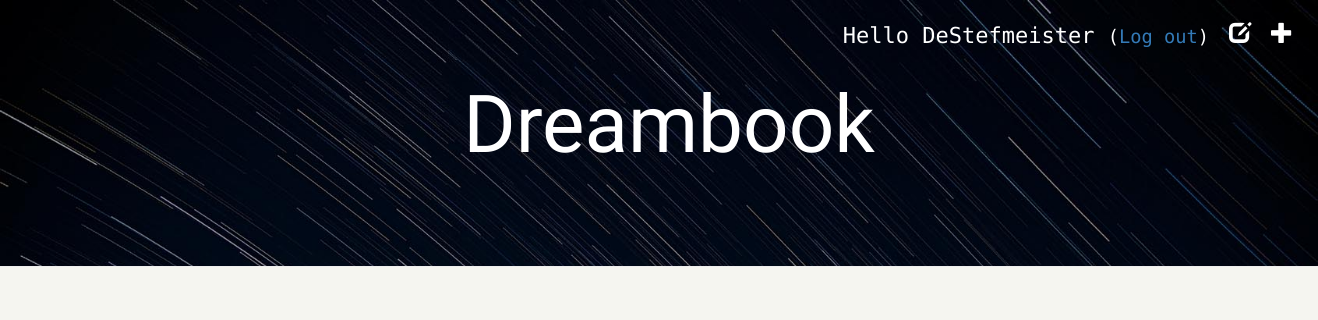
The page /accounts/profile/3/ (signed in) on the database as committed earlier.
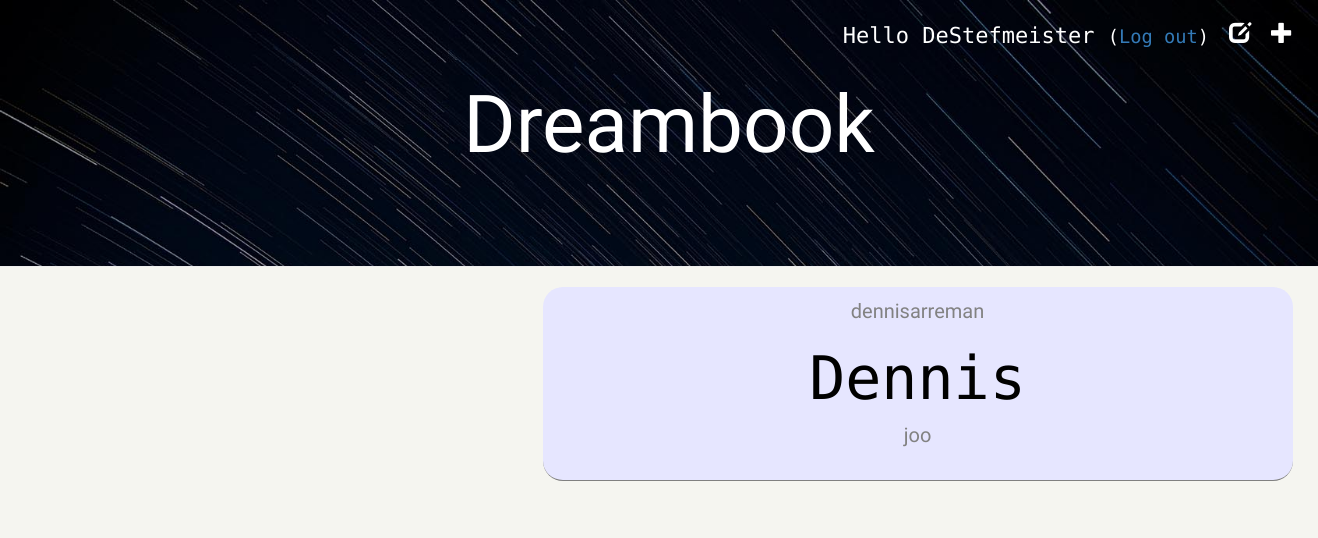
The same page on the database as committed later.
### blog/models.py (models this page shows, shortened)
class Post(models.Model):
    author = models.ForeignKey(settings.AUTH_USER_MODEL, default = 1)
    title = models.CharField(max_length=200)
    text = models.TextField()
    created_date = models.DateTimeField(default=timezone.now)
    published_date = models.DateTimeField(blank=True, null=True)
    upvotes = models.IntegerField(default=0)
    downvotes = models.IntegerField(default=0)

### blog/views.py (the view)
# urls.py: url(r'^accounts/profile/(?P<pk>\d+)/$', views.view_profile, name='view_profile'),
def view_profile(request, pk):
    posts = Post.objects.filter(author=pk, published_date__lte=timezone.now()).order_by('published_date')
    return render(request, 'blog/profile.html', {'posts': posts})

### blog/templates/blog/profile.html
{% extends 'blog/base.html' %}
{% block content %}
    {% for post in posts %}
    <div class="post">
        <div class="date">
            {{ post.author }}
        </div>
        <div class="date">
            <h1><a href="{% url 'post_detail' pk=post.pk %}">{{ post.title }}</a></h1>
            <p>{{ post.text|linebreaksbr }}</p>
        </div>
    </div>
    {% endfor %}
{% endblock content %}

### blog/templates/blog/base.html (shortened to what this page needs)
{% load staticfiles %}
<html>
<head>
  <link rel="stylesheet" href="//maxcdn.bootstrapcdn.com/bootstrap/3.2.0/css/bootstrap.min.css">
  <link rel="stylesheet" href="//maxcdn.bootstrapcdn.com/bootstrap/3.2.0/css/bootstrap-theme.min.css">
  <link rel="stylesheet" href="{% static 'css/blog1.css' %}">
</head>
<body>
  <div class="page-header">
    <div class="row">
  {% if user.is_authenticated %}
  <a style="font-size: 22px; font-family: Roboto Mono" href="{% url 'post_new' %}" class="top-menu"><span class="glyphicon glyphicon-plus"></span></a>
  <a style="font-size: 22px; font-family: Roboto Mono" href="{% url 'post_draft_list' %}" class="top-menu"><span class="glyphicon glyphicon-edit"></span></a>
  <p style="font-size: 22px; font-family: Roboto Mono" class="top-menu">Hello {{ user.username }} <small>(<a href="{% url 'logout' %}">Log out</a>)</small></p>
  {% else %}
      <a href="{% url 'login' %}" class="top-menu"><span class="glyphicon glyphicon-lock"></span></a>
      <a style="font-size: 22px; font-family: Roboto Mono" href="{% url 'register_page' %}" class="top-menu"><span class="glyphicon glyphicon-user"></span></a>
  {% endif %}
</div>
<div class="row">
  <h1><a href="/">Dreambook</a></h1>
</div>
</div>
    <div class="content container">
        <div class="row">
          <div class="col-lg-8 col-lg-offset-5 col-md-10 col-md-offset-1 text-center">
            {% block content %}
            {% endblock %}
            </div>
        </div>
    </div>
</body>
</html>

Rows that differ between the two databases and show on the page:
added Post: author "dennisarreman", title "Dennis", text "joo"
